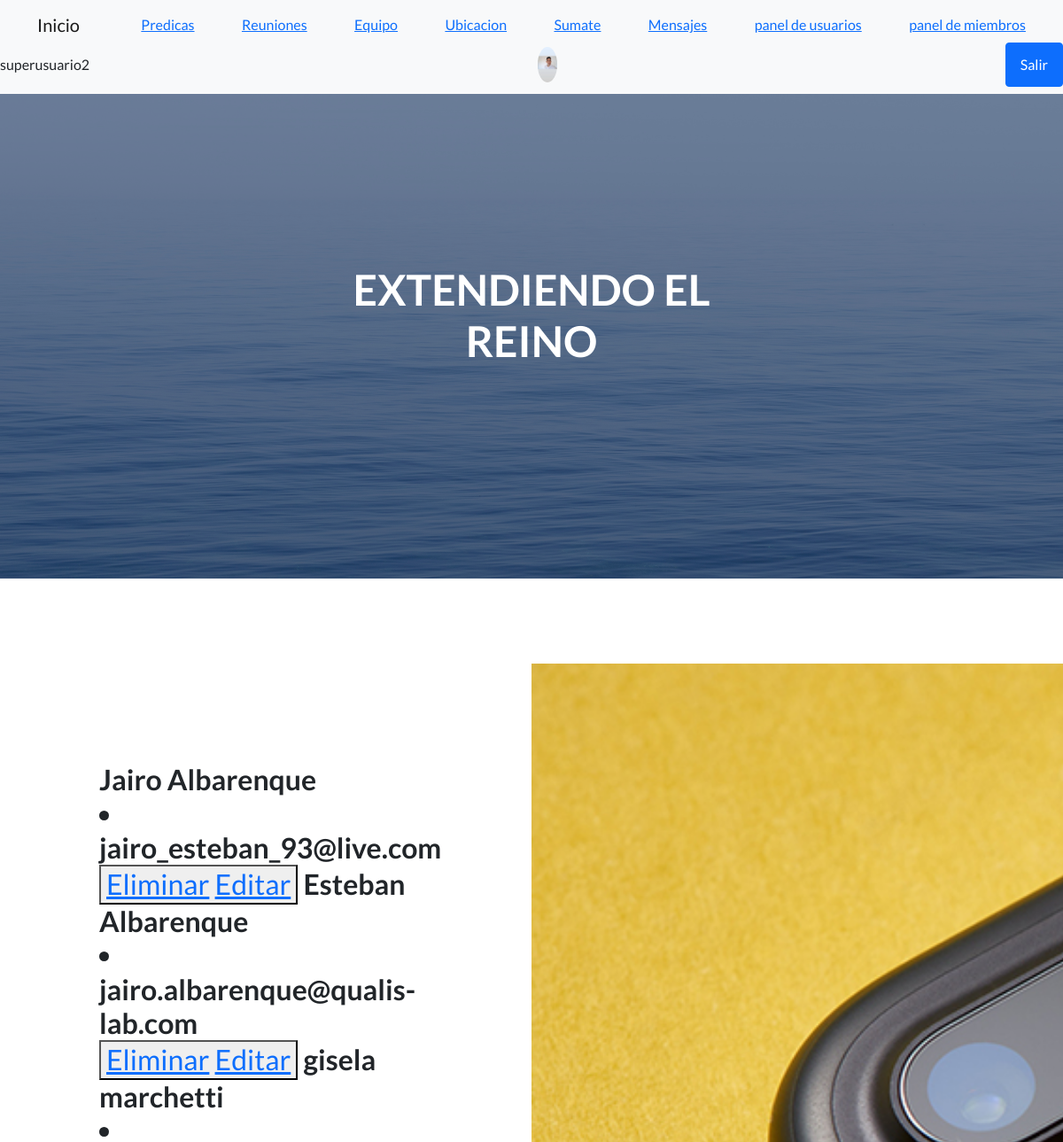
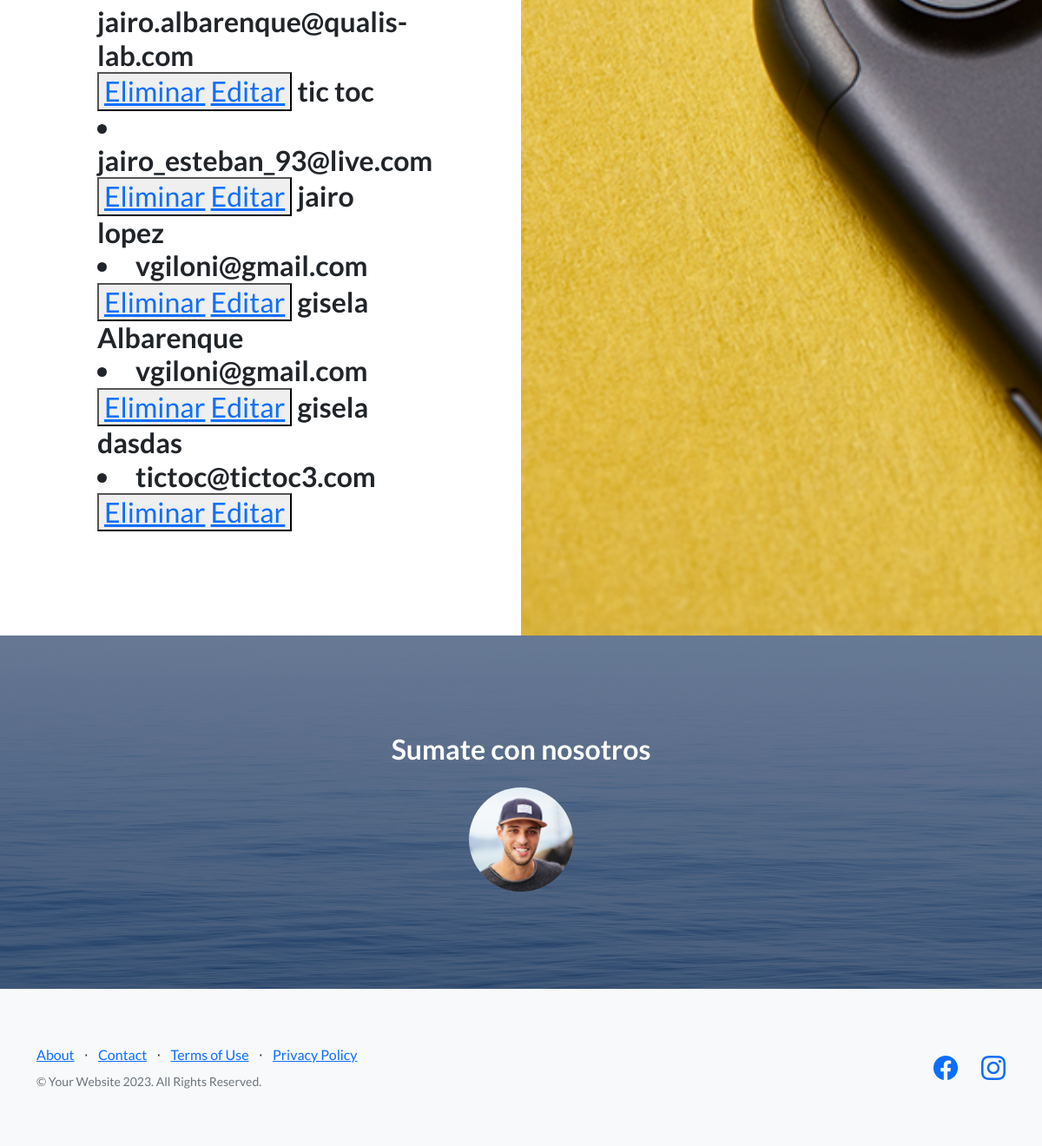
The page /leer-personas/ (signed in) on the database its author committed (2 pictures, top to bottom).
### AppGeneral/models.py (models this page shows, shortened)
class Avatar(models.Model):
    user= models.OneToOneField(User,on_delete=models.CASCADE)
    imagen = models.ImageField(upload_to="avatares",null=True,blank=True)

class Persona (models.Model):
    nombre=models.CharField(max_length=40)
    apellido=models.CharField(max_length=40)
    fecha_nacimiento=models.DateField()
    email=models.EmailField()
    def __str__(self) -> str:
        nombre=self.nombre
        apellido=self.apellido
        texto= nombre+" "+apellido
        return texto

### AppGeneral/views.py (the view)
# urls.py: path("leer-personas/",views.leer_personas,name="leer-personas"),
@login_required
def leer_personas(request):
    personas=Persona.objects.all()
    contexto={"personas":personas}
    return render(request,"leer-personas.html",contexto)

### AppGeneral/Templates/leer-personas.html (shortened to what this page needs)
{% extends "padre.html" %}
{% load static %}
{% block image %}
<section class="showcase">
    <div class="container-fluid p-0">
        <div class="row g-0">
            <div class="col-lg-6 order-lg-2 text-white showcase-img" style="background-image: url('{% static "assets/img/bg-showcase-1.jpg" %}')"></div>
            <div class="col-lg-6 order-lg-1 my-auto showcase-text">
                <h2>{% for p in personas %}    {{p}}
                    <li>{{p.email}}</li>
                    <button>
                        <a href= "{% url 'eliminar-personas' p.email %}" >Eliminar</a>
                        <a href= "{% url 'editar-personas' p.email %}" >Editar</a>
                    </button>
                    {% endfor %}
                </h2>
            </div>
        </div>
{% endblock image %}

### AppGeneral/Templates/padre.html (shortened to what this page needs)
<!DOCTYPE html>
<html lang="en">
    <head>
        {% load static %}
        <link href="https://cdn.jsdelivr.net/npm/bootstrap-icons@1.5.0/font/bootstrap-icons.css" rel="stylesheet" type="text/css" />
        <link href='{% static "css/styles.css" %}'  rel="stylesheet" />
    </head>
    <body>
        <nav class="navbar navbar-light bg-light static-top">
            <div class="container">
                <a class="navbar-brand" href="/">Inicio</a>
                <a href="/equipo/">Predicas</a>
                <a href="/equipo/">Reuniones</a>
                <a href="/equipo/">Equipo</a>
                <a href="/equipo/">Ubicacion</a>
                <a href="/sumate/">Sumate</a>
                <a href="/equipo/">Mensajes</a>
                {% if user.is_authenticated %}
                <a href="/manejo-usuarios/">panel de usuarios</a>
                <a href="/leer-personas/">panel de miembros</a>
                </div>
                {{user.username}}
                <img src="{{ user.avatar.imagen.url }}" class="rounded-circle" height="40px" alt="">
                <a class="btn btn-primary" href="/logout/">Salir</a>
                {% else %}
                <a class="btn btn-primary" href="/login/">Ingresar administradores</a>
                {%endif%}
        </nav>
        <header class="masthead">
            <div class="container position-relative">
                <div class="row justify-content-center">
                    <div class="col-xl-6">
                        <div class="text-center text-white">
                            <h1 class="mb-5">EXTENDIENDO EL REINO</h1>
        </header>
<br>
<br>
<br>
<br>
{% block image %}
{% endblock image %}
        <section class="call-to-action text-white text-center" id="signup">
            <div class="container position-relative">
                <div class="row justify-content-center">
                    <div class="col-xl-6">
                        <h2 class="mb-4">Sumate con nosotros</h2>
                        <form class="form-subscribe" id="contactFormFooter" data-sb-form-api-token="API_TOKEN">
                            <div class="row">
                                <a href="/sumate/"><img class="rounded-circle " height="120px" src='{% static "assets/img/testimonials-2.jpg" %}'  alt=""  /> </a>
                            </div>
                        </form>
                    </div>
                </div>
            </div>
        </section>
        <footer class="footer bg-light">
            <div class="container">
                <div class="row">
                    <div class="col-lg-6 h-100 text-center text-lg-start my-auto">
                        <ul class="list-inline mb-2">
                            <li class="list-inline-item"><a href="#!">About</a></li>
                            <li class="list-inline-item">⋅</li>
                            <li class="list-inline-item"><a href="#!">Contact</a></li>
                            <li class="list-inline-item">⋅</li>
                            <li class="list-inline-item"><a href="#!">Terms of Use</a></li>
                            <li class="list-inline-item">⋅</li>
                            <li class="list-inline-item"><a href="#!">Privacy Policy</a></li>
                        </ul>
                        <p class="text-muted small mb-4 mb-lg-0">&copy; Your Website 2023. All Rights Reserved.</p>
                    </div>
                    <div class="col-lg-6 h-100 text-center text-lg-end my-auto">
                        <ul class="list-inline mb-0">
                            <li class="list-inline-item me-4">
                                <a href="https://www.facebook.com/profile.php?id=100011782354409"><i class="bi-facebook fs-3"></i></a>
                            </li>
                            <li class="list-inline-item">
                                <a href="https://www.instagram.com/extendiendo.reysar/"><i class="bi-instagram fs-3"></i></a>
                            </li>
                        </ul>
                    </div>
                </div>
            </div>
        </footer>
    </body>
</html>

### rows shown on the page
Persona: nombre+apellido "Jairo Albarenque", email "jairo_esteban_93@live.com"
Persona: nombre+apellido "Esteban Albarenque", email "jairo.albarenque@qualis-lab.com"
Persona: nombre+apellido "gisela marchetti", email "jairo.albarenque@qualis-lab.com"
Persona: nombre+apellido "tic toc", email "jairo_esteban_93@live.com"
Persona: nombre+apellido "jairo lopez", email "vgiloni@gmail.com"
Persona: nombre+apellido "gisela Albarenque", email "vgiloni@gmail.com"
Persona: nombre+apellido "gisela dasdas", email "tictoc@tictoc3.com"

### other values the page prints
{{ user.username }} "superusuario2"
